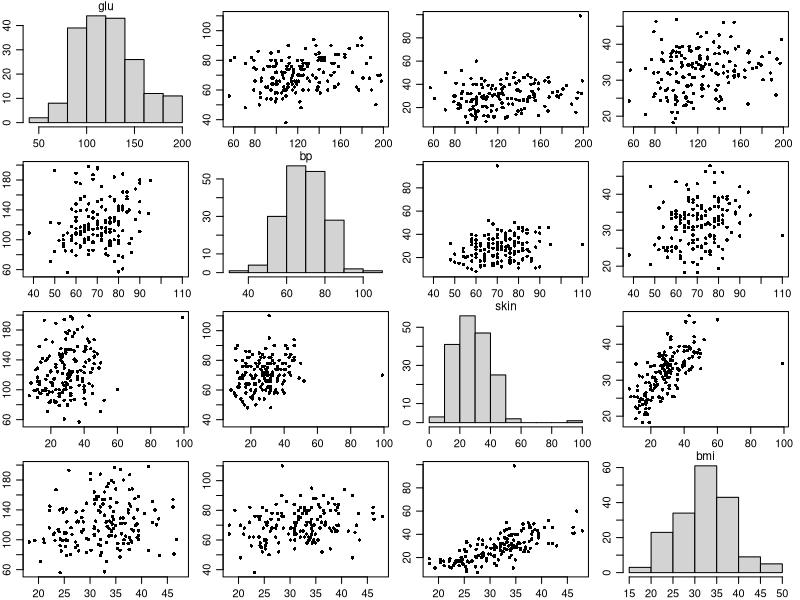

This figure's R source:
## ---- chunk 1
library(MASS) 
library(mvtnorm)
library(MCMCpack)
## ---- chunk 2
## data with no missing values
data(Pima.tr)
Y0<-Pima.tr[,2:5]
Y<-Y0
n<-dim(Y)[1]
p<-dim(Y)[2]
head(Y)
## ---- chunk 3
## introduce missing values
set.seed(1)
O<-matrix(rbinom(n*p,1,.9),n,p)
## Make some of the Y's missing at random
Y[O==0]<-NA
## ---- chunk 4
head(O)
## ---- chunk 5
head(Y)
## ---- chunk 6
par(mar=c(1,1,.5,.5)*1.75,mfrow=c(p,p),mgp=c(1.75,.75,0))
for(j1 in 1:p) {
for(j2 in 1:p) {
  if(j1==j2){hist(Y[,j1],main="");
  mtext(colnames(Y)[j1],side=3,line=-.1,cex=.7)}
  if(j1!=j2) { plot(Y[,j1],Y[,j2],
                    xlab="",ylab="",pch=16,cex=.7)} 
  }}
## ---- chunk 7
head(Y)
n <- dim(Y)[1]
p <- dim(Y)[2]
## ---- chunk 8
mu0 <- c(120,64,26,26)
(sd0 <- mu0/2)
(L0 <- matrix(0.1, p,p))
diag(L0) <- 1
L0 <- L0*outer(sd0,sd0)
nu0 <- p + 2
S0 <- L0
## ---- chunk 9
Sigma <- S0
Y.full <- Y
# 1 for observed values
# 0 for NA's
O <- 1*(!is.na(Y))

# replace the NA values with #average of all the observed 
# values in column j

for(j in 1:p){
Y.full[is.na(Y.full[,j]),j]<- mean(Y.full[,j],na.rm=TRUE)
}
## ---- chunk 10
THETA<-SIGMA<-Y.MISS<-NULL
set.seed(1)
n.iter <- 1000
for(s in 1:n.iter) {
  ## update theta
  ybar <- apply(Y.full,2,mean)
  Ln <- solve(solve(L0) + n*solve(Sigma))
  mun <- Ln %*% (solve(L0) %*% mu0 + n*solve(Sigma) %*% ybar)
  theta <- rmvnorm(1, mun, Ln)
  
  ## update Sigma
  Sn <- S0 + (t(Y.full) - c(theta)) %*% t(t(Y.full)-c(theta))
  Sigma <- solve(rwish(nu0 + n, solve(Sn)))
  
  ###update missing data
  for(i in 1:n) { 
    b <- (O[i,]==0)
    if (sum(b) > 0){
      a <- ( O[i,]==1 )
      iSa<- solve(Sigma[a,a])
      beta.j <- Sigma[b,a]%*%iSa
      s2.j   <- Sigma[b,b] - Sigma[b,a]%*%iSa%*%Sigma[a,b]
      theta.j<- theta[b] + beta.j%*%(t(Y.full[i,a])-theta[a])
      Y.full[i,b] <- rmvnorm(1,theta.j,s2.j )
    }}
  ## save results
  THETA<-rbind(THETA,theta)
  SIGMA<-rbind(SIGMA, c(Sigma))
  Y.MISS<-rbind(Y.MISS, Y.full[O==0])
}
## ---- chunk 11
(theta_mean <- apply(THETA,2,mean))
## ---- chunk 12
library(knitr)
interval.theta <-  
  apply(THETA, 2, quantile, c(0.025, 0.975))
kable(data.frame(interval.theta))
